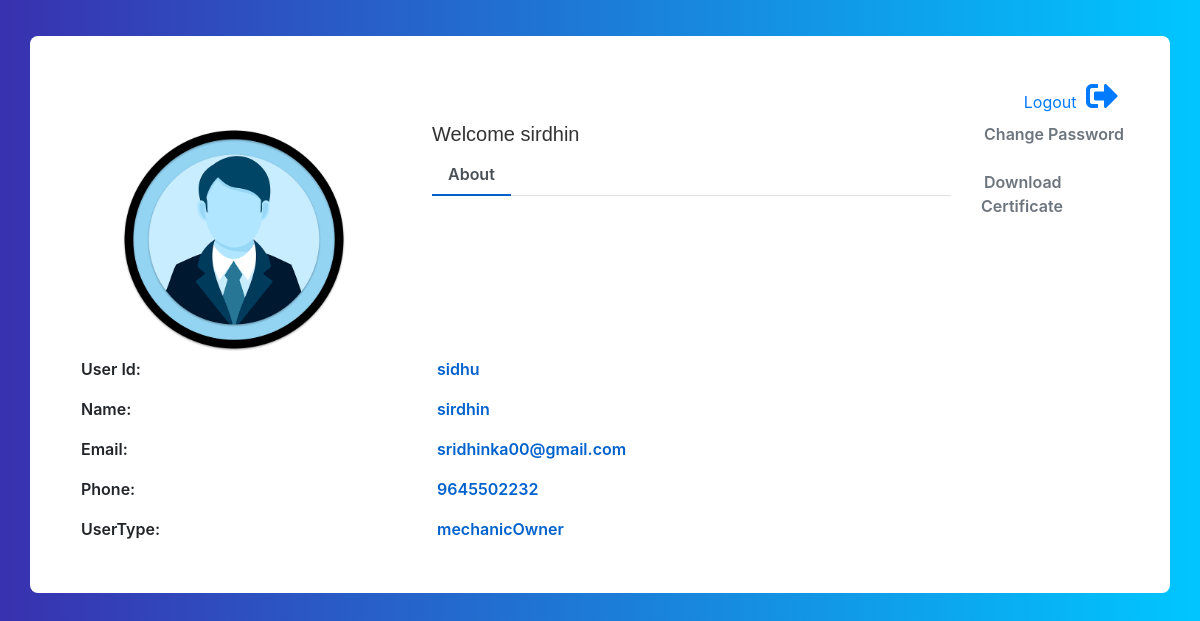
Page /promech (signed in) on the committed database.
### vehicle/models.py (models this page shows, shortened)
class register(models.Model):
    name = models.CharField(max_length=100)
    mail = models.EmailField()
    phone = models.IntegerField()
    username = models.CharField(max_length=50)
    password = models.CharField(max_length=50)
    usertype = models.CharField(max_length=20)

### vehicle/views.py (the view)
# urls.py: path('promech',views.mechpro),
def mechpro(request):
    if 'mid' in request.session:
        uname = request.session['mid']
        user = register.objects.filter(username=uname)
        return render(request,'mprofile.html',{'data':user})
    return render(request,'login.html')

### template/mprofile.html (shortened to what this page needs)
<!DOCTYPE html>
<html lang="en">
<head>
    {% load static %}
    <link href="https://maxcdn.bootstrapcdn.com/bootstrap/4.1.1/css/bootstrap.min.css" rel="stylesheet">
    <link rel="stylesheet" href="https://cdnjs.cloudflare.com/ajax/libs/font-awesome/5.12.1/css/all.min.css">
</head>
<body>
    <div class="container emp-profile">
        <ul class="nav justify-content-end">
            <li class="nav-item">
                <a href="sout" class="nav-link">
                    <span class="icon-count">Logout</span>
                    <i class="fa fa-sign-out-alt fa-2x"></i>
                </a>
            </li>
        </ul>
        <form method="post">
            {% for i in data %}
            <div class="row">
                <div class="col-md-4">
                    <div class="profile-img">
                        <img src="{% static 'img/user.webp' %}" alt=""/>
                    </div>
                </div>
                <div class="col-md-6">
                    <div class="profile-head">
                        <h5 style="font-family: 'Franklin Gothic Medium', 'Arial Narrow', Arial, sans-serif;">
                           Welcome {{ i.name }}
                        </h5>
                        <ul class="nav nav-tabs" id="myTab" role="tablist">
                            <li class="nav-item">
                                <a class="nav-link active" id="home-tab" data-toggle="tab" href="#home" role="tab" aria-controls="home" aria-selected="true">About</a>
                            </li>
                        </ul>
                    </div>
                </div>
                <div class="col-md-2">
                    <a href="changepass" class="profile-edit-btn">Change Password</a>
                    <br><br>
                    <a href="dcer" class="profile-edit-btn">Download Certificate</a>
                </div>
            </div>
                <div class="col-md-8">
                    <div class="tab-content profile-tab" id="myTabContent">
                        <div class="tab-pane fade show active" id="home" role="tabpanel" aria-labelledby="home-tab">
                            <div class="row">
                                <div class="col-md-6">
                                    <label>User Id:</label>
                                </div>
                                <div class="col-md-6">
                                    <p>{{ i.username }}</p>
                                </div>
                            </div>
                            <div class="row">
                                <div class="col-md-6">
                                    <label>Name:</label>
                                </div>
                                <div class="col-md-6">
                                    <p>{{ i.name }}</p>
                                </div>
                            </div>
                            <div class="row">
                                <div class="col-md-6">
                                    <label>Email:</label>
                                </div>
                                <div class="col-md-6">
                                    <p>{{ i.mail }}</p>
                                </div>
                            </div>
                            <div class="row">
                                <div class="col-md-6">
                                    <label>Phone:</label>
                                </div>
                                <div class="col-md-6">
                                    <p>{{ i.phone }}</p>
                                </div>
                            </div>
                            <div class="row">
                                <div class="col-md-6">
                                    <label>UserType:</label>
                                </div>
                                <div class="col-md-6">
                                    <p>{{ i.usertype }}</p>
                                </div>
                            </div>
                            {% endfor %}
                        </div>
                    </div>
                </div>
            </div>
</body>
</html>

### template/mprofile.html (style rules this page uses)
body { background: -webkit-linear-gradient(left, #3931af, #00c6ff); }
.emp-profile { padding: 3%; margin-top: 3%; margin-bottom: 3%; border-radius: 0.5rem; background: #fff; }
.profile-img { text-align: center; }
.profile-img img { width: 70%; height: 100%; }
.profile-head h5 { color: #333; }
.profile-edit-btn { border: none; border-radius: 1.5rem; width: 70%; padding: 2%; font-weight: 600; color: #6c757d; cursor: pointer; }
.profile-head .nav-tabs { margin-bottom:5%; }
.profile-head .nav-tabs .nav-link { font-weight:600; border: none; }
.profile-head .nav-tabs .nav-link.active { border: none; border-bottom:2px solid #0062cc; }
.profile-tab label { font-weight: 600; }
.profile-tab p { font-weight: 600; color: #0062cc; }
.icon-count { margin-right: 5px; }

### rows in the picture
register: name "sirdhin", username "sidhu", mail "sridhinka00@gmail.com", phone "9645502232", usertype "mechanicOwner"
